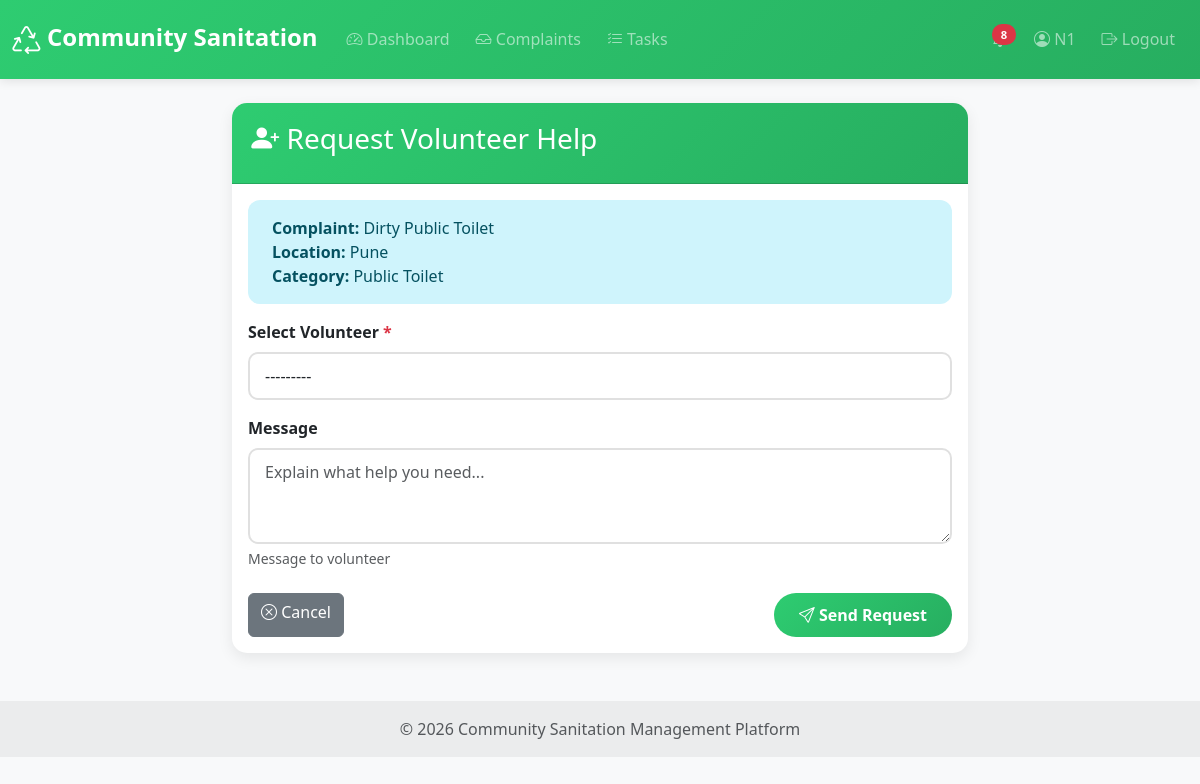
The page /complaints/4/request-help/ (signed in) on the database its author committed.
### users/models.py (models this page shows, shortened)
class CustomUser(AbstractUser):
    ROLE_CHOICES = [
        ('VOLUNTEER', 'Volunteer'),
        ('NGO', 'NGO'),
        ('ADMIN', 'Admin'),
    ]
    role = models.CharField(max_length=10, choices=ROLE_CHOICES, default='VOLUNTEER')
    email = models.EmailField(unique=True)
    is_active = models.BooleanField(default=True)
    created_at = models.DateTimeField(auto_now_add=True)
    class Meta:
        verbose_name = 'User'
        verbose_name_plural = 'Users'
    def __str__(self):
        return f"{self.username} ({self.get_role_display()})"
    def is_volunteer(self):
        return self.role == 'VOLUNTEER'
    def is_ngo(self):
        return self.role == 'NGO'

### complaints/models.py (models this page shows, shortened)
class Complaint(models.Model):
    STATUS_CHOICES = [
        ('PENDING', 'Pending'),
        ('ACCEPTED', 'Accepted'),
        ('REJECTED', 'Rejected'),
        ('TASK_ASSIGNED', 'Task Assigned'),
        ('IN_PROGRESS', 'In Progress'),
        ('COMPLETED', 'Completed'),
    ]
    CATEGORY_CHOICES = [
        ('WASTE_MANAGEMENT', 'Waste Management'),
        ('DRAINAGE', 'Drainage Issue'),
        ('PUBLIC_TOILET', 'Public Toilet'),
        ('STREET_CLEANING', 'Street Cleaning'),
        ('WATER_SUPPLY', 'Water Supply'),
        ('OTHER', 'Other'),
    ]
    title = models.CharField(max_length=200)
    description = models.TextField()
    location = models.CharField(max_length=300)
    category = models.CharField(max_length=20, choices=CATEGORY_CHOICES, default='OTHER')
    image = models.ImageField(upload_to='complaints/', blank=True, null=True)
    submitted_by = models.ForeignKey(settings.AUTH_USER_MODEL, on_delete=models.CASCADE, related_name='complaints')
    linked_ngo = models.ForeignKey(NGOProfile, on_delete=models.CASCADE, related_name='complaints', null=True, blank=True)
    assigned_ngo = models.ForeignKey(NGOProfile, on_delete=models.SET_NULL, null=True, blank=True, related_name='assigned_complaints', help_text='NGO handling this complaint')
    volunteers_helping = models.ManyToManyField(settings.AUTH_USER_MODEL, blank=True, related_name='helping_complaints', help_text='Volunteers helping with this complaint')
    is_assigned = models.BooleanField(default=False, help_text='Whether complaint has been assigned to volunteers')
    status = models.CharField(max_length=15, choices=STATUS_CHOICES, default='PENDING')
    created_at = models.DateTimeField(auto_now_add=True)
    updated_at = models.DateTimeField(auto_now=True)
    class Meta:
        ordering = ['-created_at']

### complaints/views.py (the view)
# urls.py: path('<int:complaint_id>/request-help/', views.request_volunteer_help, name='request_help'),
@login_required
def request_volunteer_help(request, complaint_id):
    if not request.user.is_ngo():
        messages.error(request, 'Only NGOs can request volunteer help.')
        return redirect('users:dashboard')
    complaint = get_object_or_404(Complaint, id=complaint_id)
    can_request = False
    if complaint.linked_ngo and complaint.linked_ngo.user == request.user:
        can_request = True
    elif not complaint.linked_ngo and not complaint.is_assigned:
        can_request = True
    if not can_request:
        messages.error(request, 'You cannot request help for this complaint.')
        return redirect('complaints:complaint_detail', complaint_id=complaint.id)
    if complaint.is_assigned:
        messages.warning(request, 'This complaint has already been assigned.')
        return redirect('complaints:complaint_detail', complaint_id=complaint.id)
    if request.method == 'POST':
        form = HelpRequestForm(ngo_user=request.user, data=request.POST)
        if form.is_valid():
            help_request = form.save(commit=False)
            help_request.complaint = complaint
            help_request.ngo = request.user.ngo_profile
            help_request.save()
            Notification.create_notification(
                recipient=help_request.volunteer,
                sender=request.user,
                notification_type='COMPLAINT_ACCEPTED',
                message=f'{request.user.ngo_profile.organization_name} is requesting your help with complaint "{complaint.title}".',
                related_object_id=complaint.id,
                related_object_type='complaint'
            )
            messages.success(request, f'Help request sent to {help_request.volunteer.username}!')
            return redirect('complaints:complaint_detail', complaint_id=complaint.id)
    else:
        form = HelpRequestForm(ngo_user=request.user)
    return render(request, 'complaints/request_help_form.html', {
        'form': form,
        'complaint': complaint
    })

### complaints/forms.py
class HelpRequestForm(forms.ModelForm):
    class Meta:
        model = ComplaintHelpRequest
        fields = ['volunteer', 'message']
        widgets = {
            'volunteer': forms.Select(attrs={'class': 'form-control'}),
            'message': forms.Textarea(attrs={'rows': 3, 'class': 'form-control', 'placeholder': 'Explain what help you need...'}),
        }
    def __init__(self, ngo_user=None, *args, **kwargs):
        super().__init__(*args, **kwargs)
        if ngo_user and ngo_user.is_ngo():
            approved_volunteers = Membership.objects.filter(
                ngo__user=ngo_user,
                status='APPROVED'
            ).values_list('volunteer', flat=True)
            from users.models import CustomUser
            self.fields['volunteer'].queryset = CustomUser.objects.filter(id__in=approved_volunteers)
            self.fields['volunteer'].label = 'Select Volunteer'

### templates/complaints/request_help_form.html (shortened to what this page needs)
{% extends 'base.html' %}
{% block content %}
<div class="row justify-content-center">
    <div class="col-md-8">
        <div class="card">
            <div class="card-header">
                <h3><i class="bi bi-person-plus-fill"></i> Request Volunteer Help</h3>
            </div>
            <div class="card-body">
                <div class="alert alert-info">
                    <strong>Complaint:</strong> {{ complaint.title }}<br>
                    <strong>Location:</strong> {{ complaint.location }}<br>
                    <strong>Category:</strong> {{ complaint.get_category_display }}
                </div>
                <form method="post">
                    <div class="mb-3">
                        <label for="{{ form.volunteer.id_for_label }}" class="form-label fw-bold">
                            {{ form.volunteer.label }}
                            <span class="text-danger">*</span>
                        </label>
                        {{ form.volunteer }}
                    </div>
                    <div class="mb-3">
                        <label for="{{ form.message.id_for_label }}" class="form-label fw-bold">
                            {{ form.message.label }}
                        </label>
                        {{ form.message }}
                        {% if form.message.help_text %}
                        <small class="form-text text-muted d-block">{{ form.message.help_text }}</small>
                        {% endif %}
                    </div>
                    <div class="d-flex justify-content-between mt-4">
                        <a href="{% url 'complaints:complaint_detail' complaint.id %}" class="btn btn-secondary">
                            <i class="bi bi-x-circle"></i> Cancel
                        </a>
                        <button type="submit" class="btn btn-primary">
                            <i class="bi bi-send"></i> Send Request
                        </button>
                    </div>
                </form>
            </div>
        </div>
    </div>
</div>
{% endblock %}

### templates/base.html (shortened to what this page needs)
{% load static %}
<!DOCTYPE html>
<html lang="en">
<head>
    <link href="https://cdn.jsdelivr.net/npm/bootstrap@5.3.0/dist/css/bootstrap.min.css" rel="stylesheet">
    <link rel="stylesheet" href="https://cdn.jsdelivr.net/npm/bootstrap-icons@1.11.0/font/bootstrap-icons.css">
</head>
<body>
    <nav class="navbar navbar-expand-lg navbar-dark bg-primary">
        <div class="container-fluid">
            <a class="navbar-brand" href="{% if user.is_authenticated %}{% url 'users:dashboard' %}{% else %}{% url 'home' %}{% endif %}">
                <i class="bi bi-recycle"></i> Community Sanitation
            </a>
            {% if user.is_authenticated %}
            <div class="collapse navbar-collapse" id="navbarNav">
                <ul class="navbar-nav me-auto">
                    <li class="nav-item">
                        <a class="nav-link" href="{% url 'users:dashboard' %}">
                            <i class="bi bi-speedometer2"></i> Dashboard
                        </a>
                    </li>
                    {% if user.is_ngo %}
                    <li class="nav-item">
                        <a class="nav-link" href="{% url 'complaints:complaint_list' %}">
                            <i class="bi bi-inbox"></i> Complaints
                        </a>
                    </li>
                    <li class="nav-item">
                        <a class="nav-link" href="{% url 'tasks:task_list' %}">
                            <i class="bi bi-list-check"></i> Tasks
                        </a>
                    </li>
                    {% endif %}
                </ul>
                <ul class="navbar-nav">
                    <li class="nav-item position-relative">
                        <a class="nav-link" href="{% url 'notifications:notification_list' %}">
                            <span class="badge bg-danger notification-badge" id="notification-count"></span>
                        </a>
                    </li>
                    <li class="nav-item">
                        <a class="nav-link" href="{% url 'users:profile' %}">
                            <i class="bi bi-person-circle"></i> {{ user.username }}
                        </a>
                    </li>
                    <li class="nav-item">
                        <a class="nav-link" href="{% url 'users:logout' %}">
                            <i class="bi bi-box-arrow-right"></i> Logout
                        </a>
                    </li>
                </ul>
            </div>
            {% endif %}
        </div>
    </nav>
    <main class="container my-4">
        {% block content %}{% endblock %}
    </main>
    <footer class="bg-light text-center text-lg-start mt-5">
        <div class="text-center p-3" style="background-color: rgba(0, 0, 0, 0.05);">
            <p class="text-muted mb-0">
                © 2026 Community Sanitation Management Platform
            </p>
        </div>
    </footer>
</body>
</html>

### templates/base.html (style rules this page uses)
:root { --primary-color: #2ecc71; --secondary-color: #27ae60; --dark-color: #2c3e50; }
body { font-family: 'Segoe UI', Tahoma, Geneva, Verdana, sans-serif; background: #f8f9fa; }
.navbar { background: linear-gradient(135deg, var(--primary-color), var(--secondary-color)) !important; box-shadow: 0 2px 10px rgba(0,0,0,0.1); padding: 0.8rem 0; }
.navbar-brand { font-weight: 800; font-size: 1.5rem; transition: all 0.3s; }
.navbar-brand i { font-size: 1.8rem; vertical-align: middle; }
.nav-link { font-weight: 500; transition: all 0.3s; margin: 0 5px; border-radius: 5px; }
.notification-badge { position: absolute; top: 5px; right: 5px; font-size: 0.7rem; display: none; }
.card { border: none; border-radius: 15px; box-shadow: 0 5px 15px rgba(0,0,0,0.08); transition: all 0.3s; }
.card-header { background: linear-gradient(135deg, var(--primary-color), var(--secondary-color)); color: white; border-radius: 15px 15px 0 0 !important; padding: 1.2rem; font-weight: 700; }
.btn-primary { background: linear-gradient(135deg, var(--primary-color), var(--secondary-color)); border: none; border-radius: 25px; padding: 10px 25px; font-weight: 600; transition: all 0.3s; }
.badge { border-radius: 10px; padding: 0.4em 0.8em; font-weight: 600; }
.alert { border: none; border-radius: 12px; padding: 1rem 1.5rem; }
footer { margin-top: 80px; background: var(--dark-color); color: white; }
footer p { margin: 0; }
.alert { animation: slideInDown 0.5s ease-out; }

### templates/complaints/request_help_form.html (style rules this page uses)
.form-control, .form-select { border: 2px solid #e0e0e0; border-radius: 10px; padding: 10px 15px; transition: all 0.3s; }
textarea { min-height: 100px; }

### rows shown on the page
CustomUser: username "N1"
Complaint: title "Dirty Public Toilet", location "Pune", category "Public Toilet"
